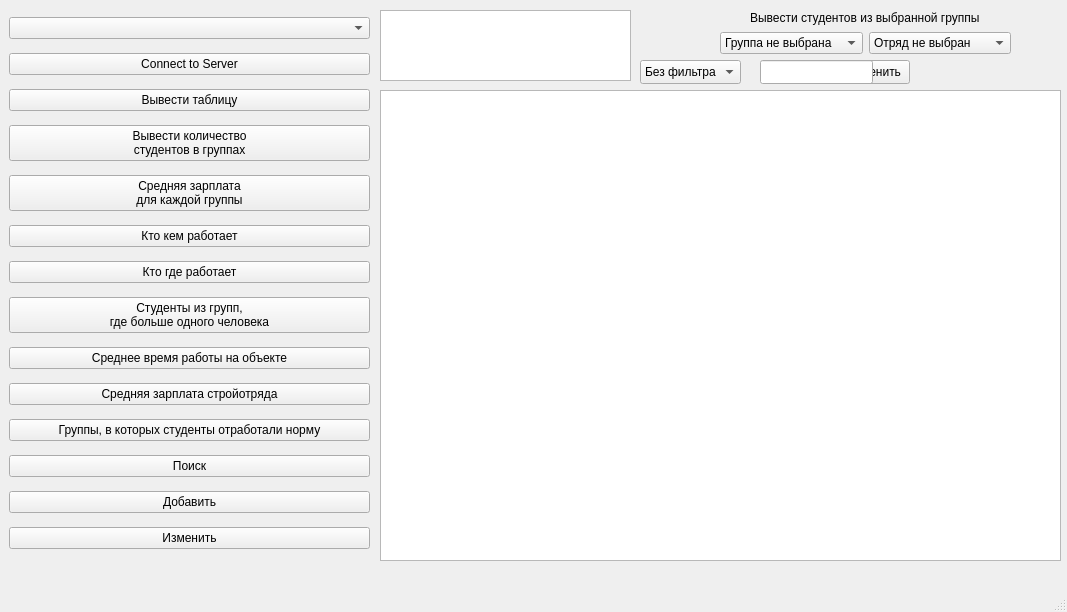
<?xml version="1.0" encoding="UTF-8"?>
<ui version="4.0">
 <class>MainWindow</class>
 <widget class="QMainWindow" name="MainWindow">
  <property name="geometry">
   <rect>
    <x>0</x>
    <y>0</y>
    <width>1067</width>
    <height>612</height>
   </rect>
  </property>
  <property name="minimumSize">
   <size>
    <width>1067</width>
    <height>612</height>
   </size>
  </property>
  <property name="maximumSize">
   <size>
    <width>1067</width>
    <height>612</height>
   </size>
  </property>
  <property name="windowTitle">
   <string>MainWindow</string>
  </property>
  <widget class="QWidget" name="centralwidget">
   <widget class="QTextEdit" name="textEdit">
    <property name="geometry">
     <rect>
      <x>380</x>
      <y>10</y>
      <width>251</width>
      <height>71</height>
     </rect>
    </property>
   </widget>
   <widget class="QWidget" name="verticalLayoutWidget">
    <property name="geometry">
     <rect>
      <x>380</x>
      <y>90</y>
      <width>681</width>
      <height>471</height>
     </rect>
    </property>
    <layout class="QVBoxLayout" name="verticalLayout_2">
     <item>
      <widget class="QTableView" name="tableView"/>
     </item>
    </layout>
   </widget>
   <widget class="QWidget" name="layoutWidget">
    <property name="geometry">
     <rect>
      <x>9</x>
      <y>9</y>
      <width>361</width>
      <height>551</height>
     </rect>
    </property>
    <layout class="QVBoxLayout" name="verticalLayout">
     <item>
      <widget class="QComboBox" name="comboBox"/>
     </item>
     <item>
      <widget class="QPushButton" name="pushButton_2">
       <property name="text">
        <string>Connect to Server</string>
       </property>
      </widget>
     </item>
     <item>
      <widget class="QPushButton" name="pushButton">
       <property name="text">
        <string>Вывести таблицу</string>
       </property>
      </widget>
     </item>
     <item>
      <widget class="QPushButton" name="pushButton_8">
       <property name="text">
        <string>Вывести количество
студентов в группах</string>
       </property>
      </widget>
     </item>
     <item>
      <widget class="QPushButton" name="pushButton_7">
       <property name="text">
        <string>Средняя зарплата 
для каждой группы</string>
       </property>
      </widget>
     </item>
     <item>
      <widget class="QPushButton" name="pushButton_9">
       <property name="text">
        <string>Кто кем работает</string>
       </property>
      </widget>
     </item>
     <item>
      <widget class="QPushButton" name="pushButton_10">
       <property name="text">
        <string>Кто где работает</string>
       </property>
      </widget>
     </item>
     <item>
      <widget class="QPushButton" name="pushButton_11">
       <property name="text">
        <string>Студенты из групп,
где больше одного человека</string>
       </property>
      </widget>
     </item>
     <item>
      <widget class="QPushButton" name="pushButton_12">
       <property name="text">
        <string>Среднее время работы на объекте</string>
       </property>
      </widget>
     </item>
     <item>
      <widget class="QPushButton" name="pushButton_13">
       <property name="text">
        <string>Средняя зарплата стройотряда</string>
       </property>
      </widget>
     </item>
     <item>
      <widget class="QPushButton" name="pushButton_14">
       <property name="text">
        <string>Группы, в которых студенты отработали норму</string>
       </property>
      </widget>
     </item>
     <item>
      <widget class="QPushButton" name="pushButton_6">
       <property name="text">
        <string>Поиск</string>
       </property>
      </widget>
     </item>
     <item>
      <widget class="QPushButton" name="pushButton_3">
       <property name="text">
        <string>Добавить</string>
       </property>
      </widget>
     </item>
     <item>
      <widget class="QPushButton" name="pushButton_4">
       <property name="text">
        <string>Изменить</string>
       </property>
      </widget>
     </item>
    </layout>
   </widget>
   <widget class="QLabel" name="label">
    <property name="geometry">
     <rect>
      <x>750</x>
      <y>10</y>
      <width>231</width>
      <height>16</height>
     </rect>
    </property>
    <property name="text">
     <string>Вывести студентов из выбранной группы</string>
    </property>
   </widget>
   <widget class="QPushButton" name="pushButton_5">
    <property name="geometry">
     <rect>
      <x>830</x>
      <y>60</y>
      <width>80</width>
      <height>24</height>
     </rect>
    </property>
    <property name="text">
     <string>Применить</string>
    </property>
   </widget>
   <widget class="QComboBox" name="comboBox_4">
    <property name="geometry">
     <rect>
      <x>640</x>
      <y>60</y>
      <width>101</width>
      <height>24</height>
     </rect>
    </property>
    <item>
     <property name="text">
      <string>Без фильтра</string>
     </property>
    </item>
    <item>
     <property name="text">
      <string>&gt;</string>
     </property>
    </item>
    <item>
     <property name="text">
      <string>&lt;</string>
     </property>
    </item>
    <item>
     <property name="text">
      <string>&gt;=</string>
     </property>
    </item>
    <item>
     <property name="text">
      <string>&lt;=</string>
     </property>
    </item>
    <item>
     <property name="text">
      <string>=</string>
     </property>
    </item>
   </widget>
   <widget class="QLineEdit" name="lineEdit">
    <property name="geometry">
     <rect>
      <x>760</x>
      <y>60</y>
      <width>113</width>
      <height>24</height>
     </rect>
    </property>
   </widget>
   <widget class="QWidget" name="layoutWidget">
    <property name="geometry">
     <rect>
      <x>720</x>
      <y>30</y>
      <width>291</width>
      <height>26</height>
     </rect>
    </property>
    <layout class="QHBoxLayout" name="horizontalLayout">
     <item>
      <widget class="QComboBox" name="comboBox_2">
       <item>
        <property name="text">
         <string>Группа не выбрана</string>
        </property>
       </item>
      </widget>
     </item>
     <item>
      <widget class="QComboBox" name="comboBox_3">
       <item>
        <property name="text">
         <string>Отряд не выбран</string>
        </property>
       </item>
      </widget>
     </item>
    </layout>
   </widget>
  </widget>
  <widget class="QMenuBar" name="menubar">
   <property name="geometry">
    <rect>
     <x>0</x>
     <y>0</y>
     <width>1067</width>
     <height>21</height>
    </rect>
   </property>
  </widget>
  <widget class="QStatusBar" name="statusbar"/>
 </widget>
 <resources/>
 <connections/>
</ui>
